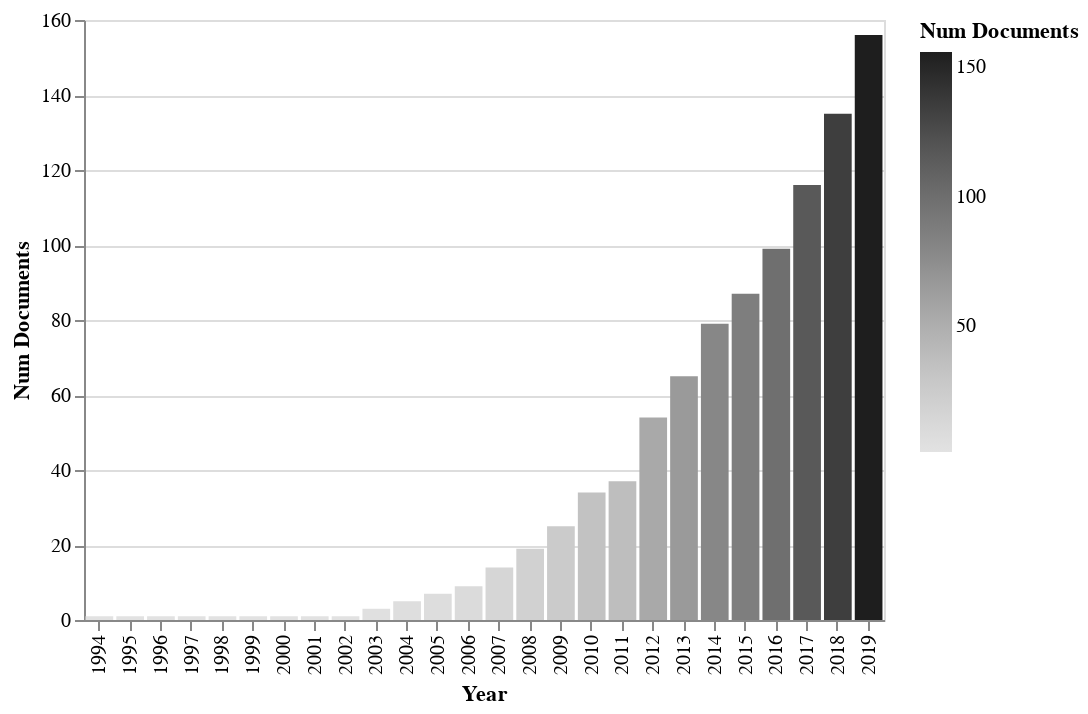

Source (notebook cell):
### Code cell
alt_bar_graph(documentsByYear(records, cumulative=True))

### Figure 1 — Vega-Lite specification as saved in the notebook (floating-point values rounded to 4 significant figures)
{"$schema": "https://vega.github.io/schema/vega-lite/v3.4.0.json", "config": {"mark": {"tooltip": null}, "view": {"height": 300, "width": 400}}, "data": {"name": "data-e1fecec0573daf623aaf22540f7a1e10"}, "datasets": {"data-e1fecec0573daf623aaf22540f7a1e10": [{"Num Documents": 1, "Year": 1994}, {"Num Documents": 1, "Year": 1995}, {"Num Documents": 1, "Year": 1996}, {"Num Documents": 1, "Year": 1997}, {"Num Documents": 1, "Year": 1998}, {"Num Documents": 1, "Year": 1999}, {"Num Documents": 1, "Year": 2000}, {"Num Documents": 1, "Year": 2001}, {"Num Documents": 1, "Year": 2002}, {"Num Documents": 3, "Year": 2003}, {"Num Documents": 5, "Year": 2004}, {"Num Documents": 7, "Year": 2005}, {"Num Documents": 9, "Year": 2006}, {"Num Documents": 14, "Year": 2007}, {"Num Documents": 19, "Year": 2008}, {"Num Documents": 25, "Year": 2009}, {"Num Documents": 34, "Year": 2010}, {"Num Documents": 37, "Year": 2011}, {"Num Documents": 54, "Year": 2012}, {"Num Documents": 65, "Year": 2013}, {"Num Documents": 79, "Year": 2014}, {"Num Documents": 87, "Year": 2015}, {"Num Documents": 99, "Year": 2016}, {"Num Documents": 116, "Year": 2017}, {"Num Documents": 135, "Year": 2018}, {"Num Documents": 156, "Year": 2019}]}, "encoding": {"color": {"field": "Num Documents", "scale": {"scheme": "greys"}, "type": "quantitative"}, "x": {"field": "Year", "sort": {"field": "Num Documents:Q"}, "type": "nominal"}, "y": {"field": "Num Documents", "type": "quantitative"}}, "mark": "bar"}
